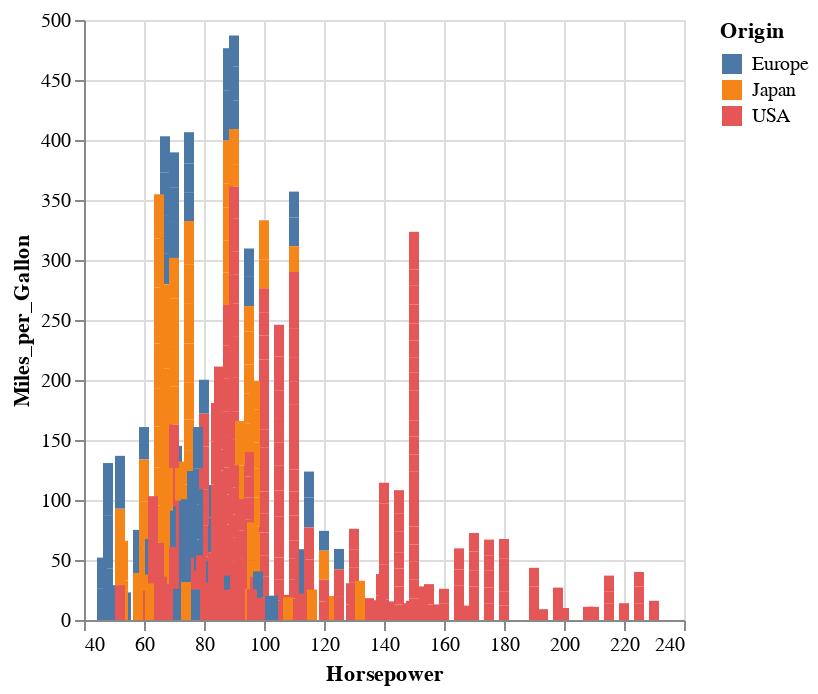

Notebook code cell kept with this figure:
### Code cell
from vega_datasets import data
cars = data.cars()
import altair as alt
alt.Chart(cars).mark_bar().encode(
    x='Horsepower',
    y='Miles_per_Gallon',
    color='Origin'
)

### Figure 1 — Vega-Lite specification as saved in the notebook (floating-point values rounded to 4 significant figures; data arrays with more than 128 entries replaced by an {"elided": "..."} marker saying what was removed)
{"config": {"view": {"continuousWidth": 300, "continuousHeight": 300}}, "data": {"name": "data-583e73726c1545c56c203344161a975c"}, "mark": {"type": "bar"}, "encoding": {"color": {"field": "Origin", "type": "nominal"}, "x": {"field": "Horsepower", "type": "quantitative"}, "y": {"field": "Miles_per_Gallon", "type": "quantitative"}}, "$schema": "https://vega.github.io/schema/vega-lite/v5.20.1.json", "datasets": {"data-583e73726c1545c56c203344161a975c": {"elided": "406 records"}}}
